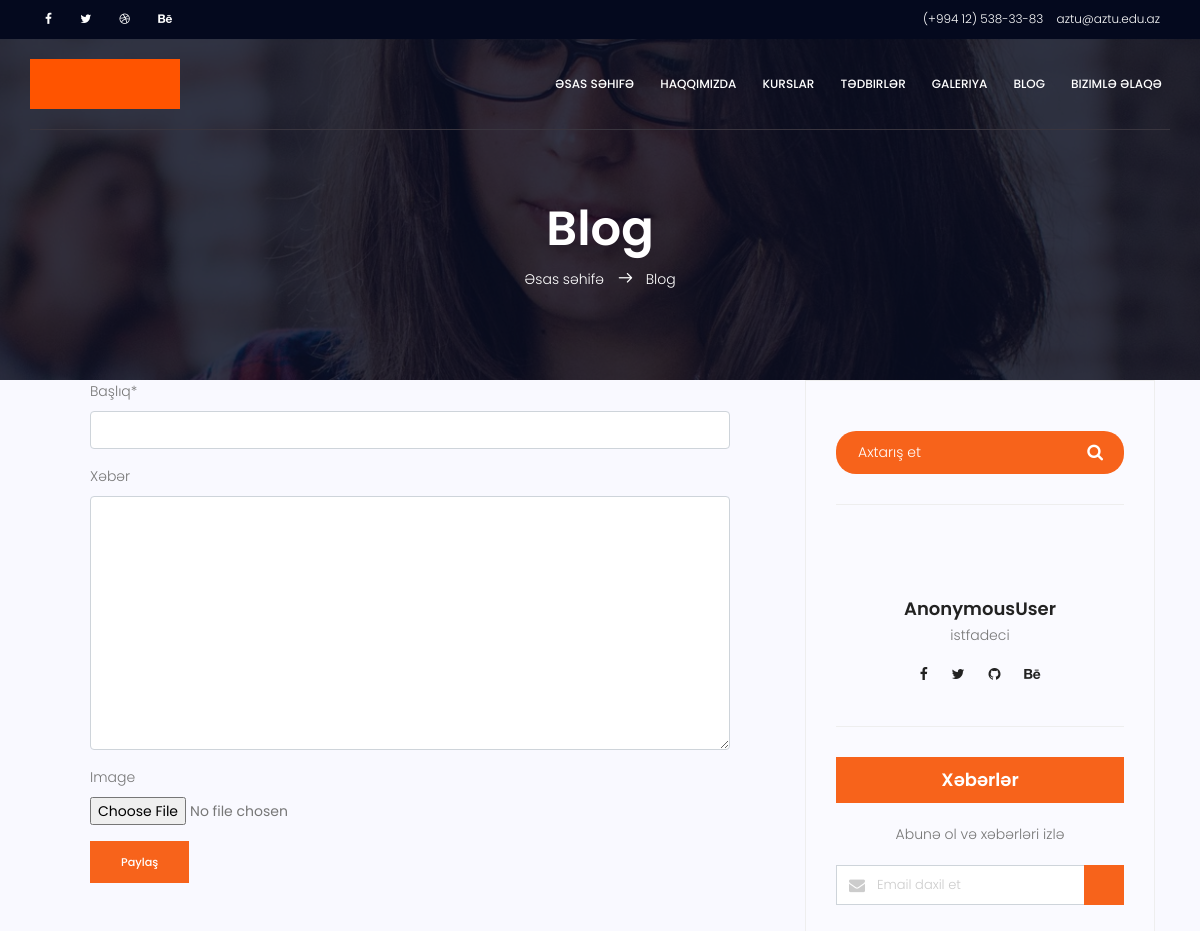
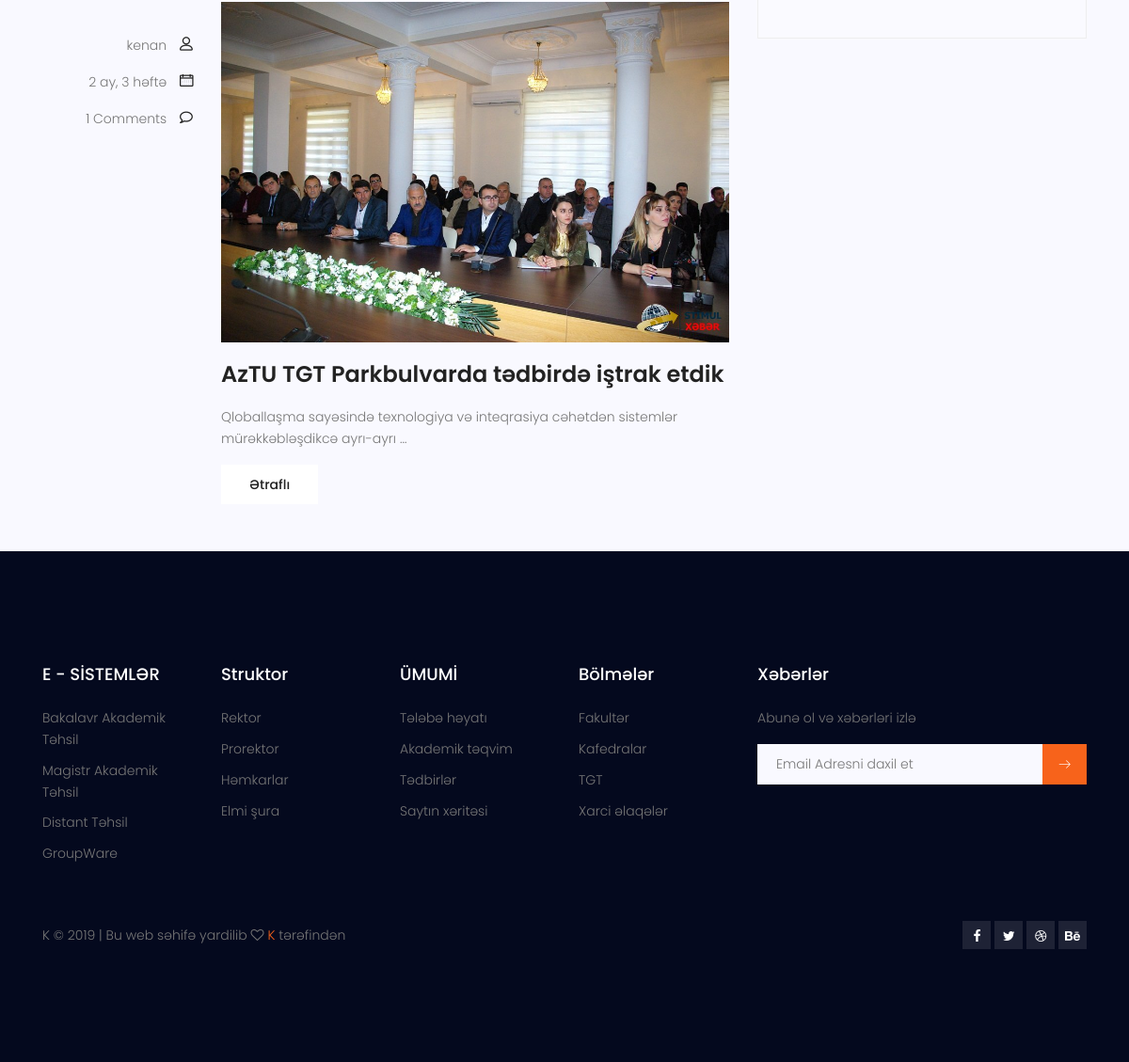
The page /blog/index/ on the database its author committed (2 pictures, top to bottom).
### blog/models.py (models this page shows, shortened)
class Blog(models.Model):
    user = models.ForeignKey('auth.User', on_delete=models.CASCADE)
    title = models.CharField(max_length=80,verbose_name="Başlıq")
    content = models.TextField(blank=True,verbose_name="Xəbər")
    publish = models.DateTimeField(auto_now= True, verbose_name="Tarix")
    image = models.ImageField(null=True,blank=True )
    class Meta:
        ordering= ['-publish' , 'id']

class Comment(models.Model):
    user = models.ForeignKey('auth.User', on_delete=models.CASCADE)
    blog = models.ForeignKey('blog.Blog' ,related_name='comments', on_delete=models.CASCADE )
    content = models.TextField(verbose_name="şərh")
    create_data = models.DateTimeField(auto_now=True)

### blog/views.py (the view)
def index(request):
    post = Blog.objects.all()
    query = request.GET.get('q')
    if query:
        post = post.filter(
            Q(title__icontains=query) |
            Q(content__icontains=query)
        ).distinct()
    form = BlogForm(request.POST or None, request.FILES or None)
    if form.is_valid():
        lost = form.save(commit=False)
        lost.user = request.user
        lost.save()
        return HttpResponseRedirect(lost.get_absolute_url())
    context = {
        'form': form,
        'post':post,
    }
    return render(request,'blog/index.html',context)

### blog/forms.py
class BlogForm(forms.ModelForm):
    class Meta:
        model = Blog
        fields = [
            'title',
            'content',
            'image',
        ]

### templates/blog/index.html (shortened to what this page needs)
{% extends 'base.html' %}
  {% block body %}
<section class="banner-area relative about-banner" id="home">
				<div class="overlay overlay-bg"></div>
				<div class="container">
					<div class="row d-flex align-items-center justify-content-center">
						<div class="about-content col-lg-12">
							<h1 class="text-white">
								Blog
							</h1>
							<p class="text-white link-nav"><a href="{% url 'home' %}">Əsas səhifə </a>  <span class="lnr lnr-arrow-right"></span>  <a href=""> Blog</a></p>
						</div>
					</div>
				</div>
			</section>
<section class="post-content-area">
				<div class="container">
					<div class="row">
						<div class="col-lg-8 posts-list">
							<div class="single-post row left">
                            <div class="col-lg-12 col-md-9 ">
							{% include 'blog/form.html' %}
							</div>
							</div>
                            {% for x in post %}
							<div class="single-post row">
								<div class="col-lg-3  col-md-3 meta-details">
									<div class="user-details row">
										<p class="user-name col-lg-12 col-md-12 col-6"><a href="#">{{x.user}}</a> <span class="lnr lnr-user"></span></p>
										<p class="date col-lg-12 col-md-12 col-6"><a href="#">{{x.publish|timesince}} </a> <span class="lnr lnr-calendar-full"></span></p>
										<p class="comments col-lg-12 col-md-12 col-6"><a href="#">{{x.comments.all|length}} Comments</a> <span class="lnr lnr-bubble"></span></p>
									</div>
								</div>
								<div class="col-lg-9 col-md-9 ">
										{% load static%}
							{% if x.image %}
								<img src="{{x.image.url}}" class="img-fluid">
							{% endif %}
									<a class="posts-title" href="/blog/{{x.id}}/detail"><h3>{{x.title}}</h3></a>
									<p class="excert">
                                    {{x.content|linebreaks|truncatewords:9 }}
									</p>
									<a href="/blog/{{x.id}}/detail" class="primary-btn">Ətraflı</a>
								</div>
							</div>
							{% endfor %}
						</div>
						<div class="col-lg-4 sidebar-widgets">
							<div class="widget-wrap">
								<div class="single-sidebar-widget search-widget">
									<form class="search-form" action="#">
			                            <input value="{{request.GET.q}}" placeholder="Axtarış et" name="q" type="text" onfocus="this.placeholder = ''" onblur="this.placeholder = 'Axtariş et'">
			                            <button type="submit"><i class="fa fa-search"></i></button>
			                        </form>
								</div>
								<div class="single-sidebar-widget user-info-widget">
									<a href="#"><h4>{{ user }}</h4></a>
									<p>
										istfadeci
									</p>
									<ul class="social-links">
										<li><a href="#"><i class="fa fa-facebook"></i></a></li>
										<li><a href="#"><i class="fa fa-twitter"></i></a></li>
										<li><a href="#"><i class="fa fa-github"></i></a></li>
										<li><a href="#"><i class="fa fa-behance"></i></a></li>
									</ul>
								</div>
								<div class="single-sidebar-widget newsletter-widget">
									<h4 class="newsletter-title">Xəbərlər</h4>
									<p>
										Abunə ol və xəbərləri izlə
									</p>
									<div class="form-group d-flex flex-row">
									   <div class="col-autos">
									      <div class="input-group">
									        <div class="input-group-prepend">
									          <div class="input-group-text"><i class="fa fa-envelope" aria-hidden="true"></i>
											</div>
									        </div>
									        <input type="text" class="form-control" id="inlineFormInputGroup" placeholder="Email daxil et" onfocus="this.placeholder = ''" onblur="this.placeholder = 'Enter email'">
									      </div>
									    </div>
									    <a href="#" class="bbtns"></a>
									</div>
								</div>
							</div>
						</div>
					</div>
				</div>
			</section>
  {% endblock %}

### rows shown on the page
Blog: user "kenan", publish "2 ay, 3 həftə", comments.all|length "1", image (picture), title "AzTU TGT Parkbulvarda tədbirdə iştrak etdik", content "Qloballaşma sayəsində texnologiya və inteqrasiya cəhətdən sistemlər mürəkkəbləşdikcə ayrı-ayrı …"

### other values the page prints
{{ user }} "AnonymousUser"
